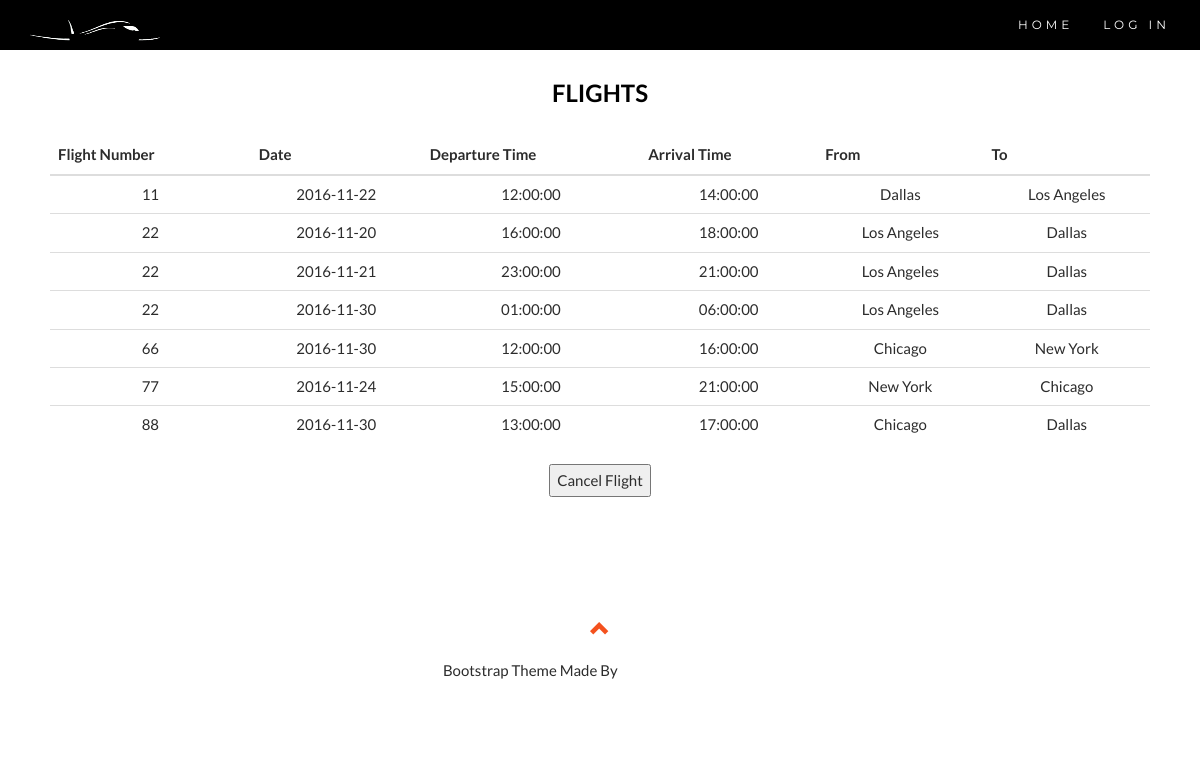
Screenshot of /ViewFlightsAdmin.php with the database file from the repository.
### tables this page shows
CREATE TABLE IF NOT EXISTS `flight` (
  `flight_no` varchar(10) NOT NULL DEFAULT '',
  `SheduledDeparture` time DEFAULT NULL,
  `ScheduledArrival` time DEFAULT NULL,
  `From_Airport_id` varchar(10) DEFAULT NULL,
  `To_Airport_id` varchar(10) DEFAULT NULL
);

CREATE TABLE IF NOT EXISTS `flight_instance` (
  `InstanceId` varchar(10) NOT NULL DEFAULT '',
  `ArriveTime` time DEFAULT NULL,
  `DepartTime` time DEFAULT NULL,
  `ArrivalDate` date DEFAULT NULL,
  `DepartureDate` date DEFAULT NULL,
  `Flight_no` varchar(10) DEFAULT NULL,
  `Status` int(5) NOT NULL DEFAULT '1',
  `Fare` int(4) DEFAULT NULL
);

CREATE TABLE IF NOT EXISTS `airport` (
  `AirportId` varchar(50) NOT NULL,
  `CityName` varchar(50) NOT NULL,
  `State` varchar(50) NOT NULL
);

### ViewFlightsAdmin.php (the view, shortened to what this page needs)
<!DOCTYPE html>
<html lang="en">
<head>
  <link rel="stylesheet" href="https://maxcdn.bootstrapcdn.com/bootstrap/3.3.7/css/bootstrap.min.css">
  <link rel="stylesheet" href="//cdnjs.cloudflare.com/ajax/libs/bootstrap-table/1.8.1/bootstrap-table.min.css">
  <link rel = "stylesheet" href="css/home.css">
</head>
<body id="myPage" data-spy="scroll" data-target=".navbar" data-offset="60">
<nav class="navbar navbar-default navbar-fixed-top">
  <div class="container">
    <div class="navbar-header">
      <a class="navbar-brand" href="home.html"><img src="images/logo.png" alt="JustFly"/></a>
    </div>
    <div class="collapse navbar-collapse" id="myNavbar">
       <ul class="nav navbar-nav navbar-right">
        <li><a href="home.html">HOME</a></li>
		<?php
		if(isset($_SESSION['admin_email']))
		{
			echo("<li><a href='updateFlightsPage.php'>UPDATE FLIGHTS</a></li>");
			echo("<li><a href='AdminLogout.php'>LOG OUT</a></li>");
		}
		else
		{
			echo('<li><a href="Admin_signInPage.php">LOG IN</a></li>');
		}
		?>
      </ul>
    </div>
  </div>
</nav>
<div id="services" class="container-fluid text-center">
 <?php
 	$link = mysqli_connect('localhost', 'root', 'root', 'airlinereservation');
	$sql = "SELECT fi.InstanceId, f.flight_no, fi.DepartureDate, fi.DepartTime, fi.ArriveTime, ta.cityName, fa.cityName FROM flight f JOIN flight_Instance fi ON f.flight_no =  fi.Flight_no JOIN Airport ta ON f.from_airport_id = ta.AirportId JOIN Airport fa ON f.to_airport_id = fa.AirportId;";
	$result = mysqli_query($link,$sql);
	if (mysqli_num_rows($result)>0)
	{
		echo("<h2>Flights</h2>");
		echo("<table id='onwardFlight' class='table table-hover' name='onwardflight' data-toggle='table' data-pagination='true' data-search='true'  data-fixed-columns='true'
       data-fixed-number='2'>");
		echo("<thead><th style=\"display: none;\"></th><th>Flight Number</th><th data-sortable='true'>Date</th><th data-sortable='true'>Departure Time</th><th data-sortable='true'>Arrival Time<th>From</th><th>To</th></thead><tbody>");
	while(($row = mysqli_fetch_row($result))!=null)
	{
		echo("<tr><td id='InstanceId' style=\"display: none;\">".$row[0]."</td><td id='FlightNo'>"
		. $row[1]. "</td><td>" .$row[2]. "</td><td>" .$row[3]. "</td><td>" .$row[4]. "</td><td>".$row[5]."</td><td>".$row[6]."</td></tr>");
	}
		echo("</tbody></table>");
	}
  ?>
  <button id="cancelFlights">Cancel Flight</button>
</div>
<footer class="container-fluid text-center">
  <a href="#myPage" title="To Top">
    <span class="glyphicon glyphicon-chevron-up"></span>
  </a>
  <p>Bootstrap Theme Made By <a href="http://www.w3schools.com" title="Visit w3schools">www.w3schools.com</a></p>
</footer>
</body>
</html>

### css/home.css (style rules this page uses)
body { font: 400 15px Lato, sans-serif; line-height: 1.8; color: #2c2c2c; }
h2 { font-size: 24px; text-transform: uppercase; color: #000000; font-weight: 600; margin-bottom: 30px; text-align: center; }
.container-fluid { text-align: center; padding: 60px 50px; border-radius: center; }
.navbar { margin-bottom: 0; background-color: #000000; z-index: 9999; border: 0; font-size: 12px !important; line-height: 1.42857143 !important; letter-spacing: 4px; border-radius: 0; font-family: Montserrat, sans-serif; }
.navbar li a, .navbar .navbar-brand { color: rgb(255, 255, 255) !important; }
footer .glyphicon { font-size: 20px; margin-bottom: 20px; color: #f4511e; }
.navbar-brand img { height : 30px; width : 130px; }
a { color: white; text-decoration: none; }

### rows the page displays
flight: flight_no "11", flight_instance.DepartureDate "2016-11-22", flight_instance.DepartTime "12:00:00", flight_instance.ArriveTime "14:00:00", From_Airport.CityName "Dallas", To_Airport.CityName "Los Angeles"
flight: flight_no "22", flight_instance.DepartureDate "2016-11-20", flight_instance.DepartTime "16:00:00", flight_instance.ArriveTime "18:00:00", From_Airport.CityName "Los Angeles", To_Airport.CityName "Dallas", flight_instance.DepartureDate "2016-11-21", flight_instance.DepartTime "23:00:00", flight_instance.ArriveTime "21:00:00", flight_instance.DepartureDate "2016-11-30", flight_instance.DepartTime "01:00:00", flight_instance.ArriveTime "06:00:00"
flight: flight_no "66", flight_instance.DepartureDate "2016-11-30", flight_instance.DepartTime "12:00:00", flight_instance.ArriveTime "16:00:00", From_Airport.CityName "Chicago", To_Airport.CityName "New York"
flight: flight_no "77", flight_instance.DepartureDate "2016-11-24", flight_instance.DepartTime "15:00:00", flight_instance.ArriveTime "21:00:00", From_Airport.CityName "New York", To_Airport.CityName "Chicago"
flight: flight_no "88", flight_instance.DepartureDate "2016-11-30", flight_instance.DepartTime "13:00:00", flight_instance.ArriveTime "17:00:00", From_Airport.CityName "Chicago", To_Airport.CityName "Dallas"
